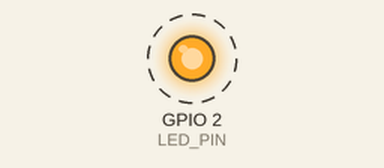
Recording of a sketch running on a simulated ESP32. Parts: output pins drawn as LEDs (lit = HIGH). Dashed ring = blinking. What the sketch prints to the serial monitor is not drawn.

Above: at 1.2 s.
Timing chart, 0 to 4.0 s (numbered marks = the images above):
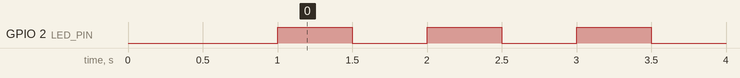

The sketch:

dualcore.ino
```cpp
#if CONFIG_FREERTOS_UNICORE
#error This example is designed to run on both cores of ESP32. Please enable both cores in menuconfig.
#endif

#define LED_PIN 2
#define BLINK_INTERVAL 1000 // milliseconds

TaskHandle_t Task1;
TaskHandle_t Task2;

// Task1: Blink LED
void blinkTask(void *parameter) {
  pinMode(LED_PIN, OUTPUT);

  while(1) {
    digitalWrite(LED_PIN, HIGH);
    vTaskDelay(BLINK_INTERVAL / 2 / portTICK_PERIOD_MS);
    Serial.println("LED ON from Core " + String(xPortGetCoreID()));
    digitalWrite(LED_PIN, LOW);
    vTaskDelay(BLINK_INTERVAL / 2 / portTICK_PERIOD_MS);
    Serial.println("LED OFF from Core " + String(xPortGetCoreID()));
  }
}

// Task2: Serial output
void serialTask(void *parameter) {
  while(1) {
    Serial.println("Hello from Core " + String(xPortGetCoreID()));
    vTaskDelay(2000 / portTICK_PERIOD_MS);
  }
}

void setup() {
  Serial.begin(115200);
  delay(1000); // Give time for serial to initialize

  // Create tasks
  xTaskCreatePinnedToCore(
    blinkTask,   // Function to implement the task
    "BlinkTask", // Name of the task
    1000,        // Stack size in words
    NULL,        // Task input parameter
    1,           // Priority of the task
    &Task1,      // Task handle
    0            // Core where the task should run
  );

  xTaskCreatePinnedToCore(
    serialTask,   // Function to implement the task
    "SerialTask", // Name of the task
    1000,         // Stack size in words
    NULL,         // Task input parameter
    1,            // Priority of the task
    &Task2,       // Task handle
    1             // Core where the task should run
  );
}

void loop() {
  // Empty. Tasks are running on both cores
}
```

Measured:
- by itself, GPIO 2 (LED_PIN): alternates HIGH for 0.50 s and LOW for 0.50 s
